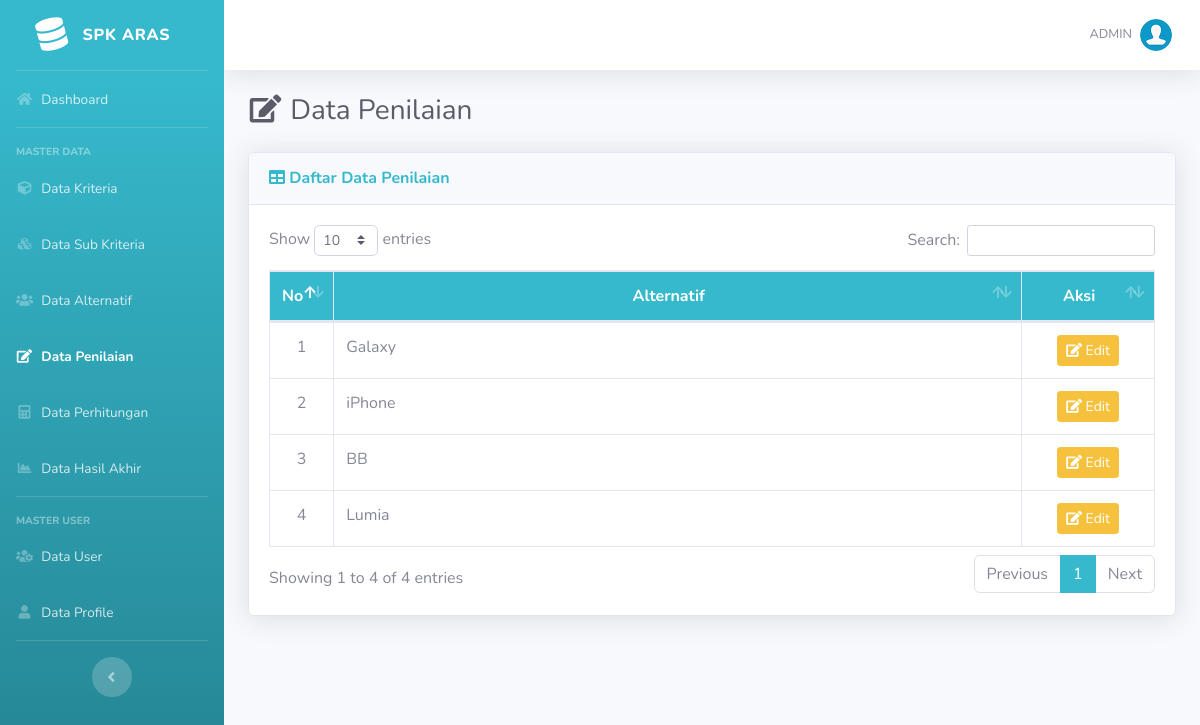
/SPK-ARAS-NATIVE/list-penilaian.php (signed in), run on the app's committed database.
### tables this page shows
CREATE TABLE IF NOT EXISTS `alternatif` (
  `id_alternatif` int(11) NOT NULL,
  `nama` varchar(100) NOT NULL
);

### SPK-ARAS-NATIVE/list-penilaian.php (the view, shortened to what this page needs)
<?php require_once('includes/init.php'); ?>
<?php
require_once('template/header.php');
?>
<div class="d-sm-flex align-items-center justify-content-between mb-4">
    <h1 class="h3 mb-0 text-gray-800"><i class="fas fa-fw fa-edit"></i> Data Penilaian</h1>
</div>
<div class="card shadow mb-4">
    <div class="card-header py-3">
        <h6 class="m-0 font-weight-bold text-info"><i class="fa fa-table"></i> Daftar Data Penilaian</h6>
    </div>
	<div class="card-body">
		<div class="table-responsive">
			<table class="table table-bordered" id="dataTable" width="100%" cellspacing="0">
				<thead class="bg-info text-white">
					<tr align="center">
						<th width="5%">No</th>
						<th>Alternatif</th>
						<th width="15%">Aksi</th>
					</tr>
				</thead>
				<tbody>
					<?php
					$no=1;
					$query = mysqli_query($koneksi,"SELECT * FROM alternatif");
					while($data = mysqli_fetch_array($query)){
					?>
					<tr align="center">
						<td><?=$no ?></td>
						<td align="left"><?= $data['nama'] ?></td>
						<?php
						$id_alternatif = $data['id_alternatif'];
						$q = mysqli_query($koneksi,"SELECT * FROM penilaian WHERE id_alternatif='$id_alternatif'");
						$cek_tombol = mysqli_num_rows($q);
						?>
						<td>
						<?php if ($cek_tombol==0) { ?>
						<a data-toggle="modal" href="#set<?= $data['id_alternatif'] ?>" class="btn btn-success btn-sm"><i class="fa fa-plus"></i> Input</a>
						<?php } else { ?>
						<a data-toggle="modal" href="#edit<?= $data['id_alternatif'] ?>" class="btn btn-warning btn-sm"><i class="fa fa-edit"></i> Edit</a>
						<?php } ?>
						</td>
					</tr>
					<?php
					$no++;
					}
					?>
				</tbody>
			</table>
		</div>
	</div>
</div>
<?php
require_once('template/footer.php');
?>

### data on the page
alternatif: nama "Galaxy"
alternatif: nama "iPhone"
alternatif: nama "BB"
alternatif: nama "Lumia"

### other printed values
$_SESSION['username'] "ADMIN"
